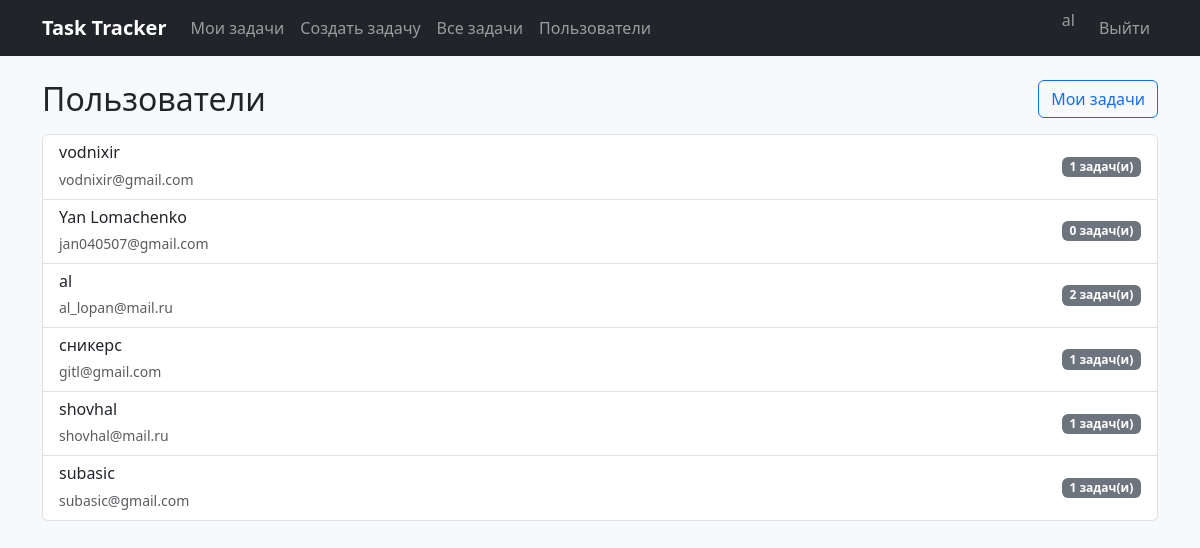
Screenshot of /users/ (signed in) with the database file from the repository.
### tracker/models.py (models this page shows, shortened)
class CustomUser(AbstractUser):
    username = None
    email = models.EmailField(unique=True)
    full_name = models.CharField(max_length=150)
    USERNAME_FIELD = "email"
    REQUIRED_FIELDS = ["full_name"]
    objects = CustomUserManager()

### tracker/views.py (the view)
# urls.py: path("users/", users_list, name="users_list"),
@login_required
def users_list(request: HttpRequest) -> HttpResponse:
    users = CustomUser.objects.all().prefetch_related("tasks")
    return render(request, "tracker/users_list.html", {"users": users})

### templates/tracker/users_list.html (shortened to what this page needs)
{% extends "base.html" %}
{% block content %}
<div class="d-flex justify-content-between align-items-center mb-3">
    <h2 class="mb-0">Пользователи</h2>
    <a class="btn btn-outline-primary" href="{% url 'dashboard' %}">Мои задачи</a>
</div>
<div class="list-group">
    {% for user in users %}
    <div class="list-group-item d-flex justify-content-between align-items-center">
        <div>
            <h6 class="mb-1">{{ user.full_name }}</h6>
            <small class="text-muted">{{ user.email }}</small>
        </div>
        <span class="badge text-bg-secondary">{{ user.tasks.count }} задач(и)</span>
    </div>
    {% empty %}
    <p class="text-muted">Пользователей пока нет.</p>
    {% endfor %}
</div>
{% endblock %}

### templates/base.html (shortened to what this page needs)
{% load static %}
<!doctype html>
<html lang="ru">
<head>
    <link href="https://cdn.jsdelivr.net/npm/bootstrap@5.3.3/dist/css/bootstrap.min.css" rel="stylesheet">
    <link rel="stylesheet" href="{% static 'tracker/css/styles.css' %}">
</head>
<body class="bg-light">
<nav class="navbar navbar-expand-lg navbar-dark bg-dark mb-4">
    <div class="container">
        <a class="navbar-brand fw-semibold" href="{% url 'dashboard' %}">Task Tracker</a>
        <div class="collapse navbar-collapse" id="navbarNav">
            <ul class="navbar-nav me-auto">
                {% if user.is_authenticated %}
                <li class="nav-item"><a class="nav-link" href="{% url 'dashboard' %}">Мои задачи</a></li>
                <li class="nav-item"><a class="nav-link" href="{% url 'task_create' %}">Создать задачу</a></li>
                <li class="nav-item"><a class="nav-link" href="{% url 'tasks_list' %}">Все задачи</a></li>
                <li class="nav-item"><a class="nav-link" href="{% url 'users_list' %}">Пользователи</a></li>
                {% endif %}
            </ul>
            <ul class="navbar-nav ms-auto">
                {% if user.is_authenticated %}
                <li class="nav-item"><span class="navbar-text me-3">{{ user.full_name }}</span></li>
                <li class="nav-item"><a class="nav-link" href="{% url 'logout' %}">Выйти</a></li>
                {% else %}
                <li class="nav-item"><a class="nav-link" href="{% url 'login' %}">Вход</a></li>
                <li class="nav-item"><a class="nav-link" href="{% url 'register' %}">Регистрация</a></li>
                {% endif %}
            </ul>
        </div>
    </div>
</nav>
<div class="container pb-4">
    {% block content %}{% endblock %}
</div>
</body>
</html>

### static/tracker/css/styles.css (style rules this page uses)
body { min-height: 100vh; }

### rows the page displays
CustomUser: full_name "al", email "al_lopan@mail.ru", tasks.count "2"
CustomUser: full_name "vodnixir", email "vodnixir@gmail.com", tasks.count "1"
CustomUser: full_name "Yan Lomachenko", email "jan040507@gmail.com", tasks.count "0"
CustomUser: full_name "сникерс", email "gitl@gmail.com", tasks.count "1"
CustomUser: full_name "shovhal", email "shovhal@mail.ru", tasks.count "1"
CustomUser: full_name "subasic", email "subasic@gmail.com", tasks.count "1"
